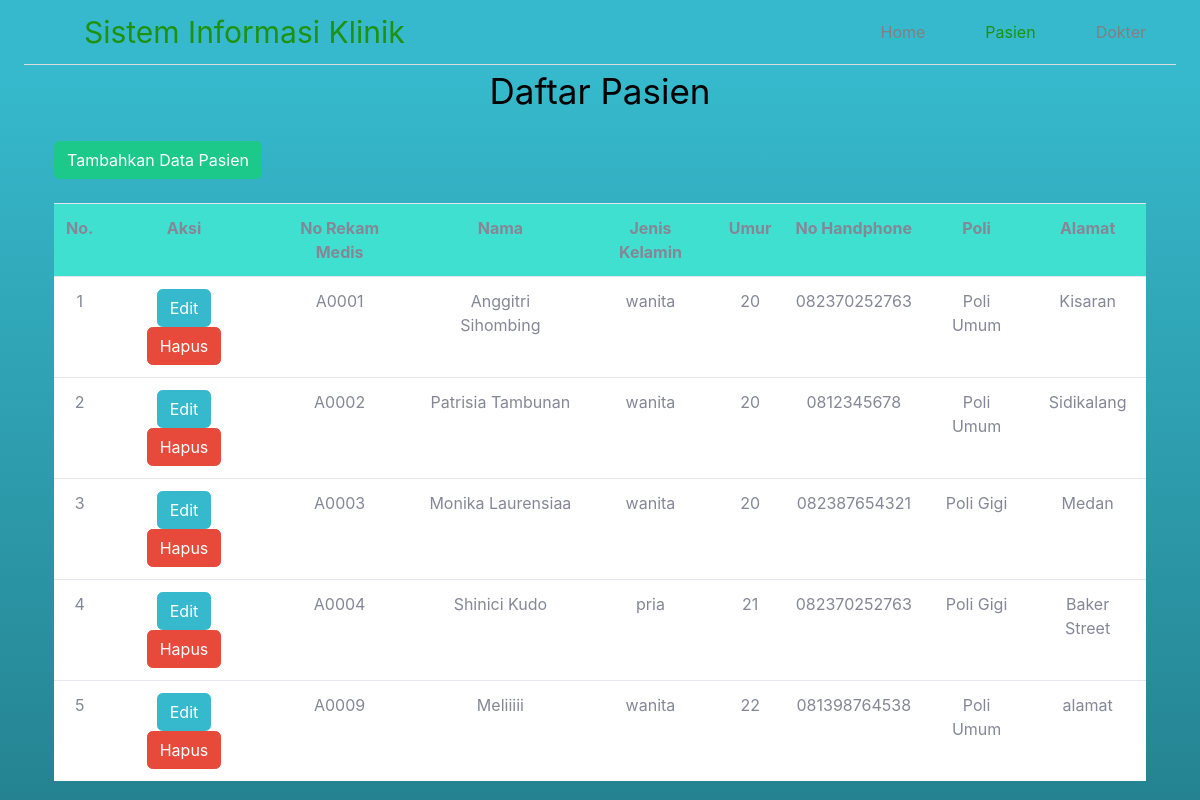
The page /tampilTabel.php on the database its author committed.
### tables this page shows
CREATE TABLE `pasien` (
  `id` int(11) NOT NULL,
  `no_rk` varchar(5) NOT NULL,
  `name` varchar(100) DEFAULT NULL,
  `gender` varchar(10) DEFAULT NULL,
  `age` int(3) DEFAULT NULL,
  `no_hp` varchar(14) DEFAULT NULL,
  `address` text DEFAULT NULL,
  `poli` varchar(20) DEFAULT NULL
);

### functions.php (called while the page is built, shortened)
<?php
include "connection.php";
function query($query){
    global $conn;
    $result = mysqli_query($conn , $query);
    $rows = [];
    while( $row = mysqli_fetch_assoc($result)){
        $rows[] = $row;
    }
    return $rows;
}

### tampilTabel.php (the view, shortened to what this page needs)
<?php
require 'functions.php';
$pasien = query("SELECT * from pasien");
?>
<!DOCTYPE html>
<html>
<div class="container-fluid" >
<head>
  <link rel="stylesheet" type="text/css" href="stylesheet.css">
</head>
<body class="bg-gradient-info">
  <div class="header">
    <div class="header-left">Sistem Informasi Klinik</div>
    <div class="header-right">
      <ul>
        <li>Home</li>
        <li class="selected">Pasien</li>
        <li>Dokter</li>
      </ul>
    </div>
  </div>
<div class="container">
<h1 class="title">Daftar Pasien </h1>
<a href="index.php"><button type="button" class=" btn btn-success mt-3">Tambahkan Data Pasien</button></a>
<table class=" text-center table table-hover mt-4" style="background-color: white" align="center">
    <tr class="table" style="background-color:#40E0D0" >
        <th> No. </th>
        <th> Aksi </th>
        <th> No Rekam Medis </th>
        <th> Nama </th>
        <th> Jenis Kelamin </th>
        <th> Umur </umur>
        <th> No Handphone </th>
        <th> Poli </th>
        <th> Alamat </th>
    </tr>
    <?php $i = 1; ?>
    <?php foreach ($pasien as $psn ): ?>
    <tr>
        <td> <?= $i; ?> </td>
        <td>
            <a href="ubah.php?id=<?= $psn["id"]; ?>"><button type="submit" class="btn btn-info">Edit</button></a>
            <a href="hapus.php?id=<?= $psn["id"]; ?>"><button type="submit" class="btn btn-danger">Hapus</button></a>
        </td>
        <td><?= $psn["no_rk"]; ?></td>
        <td><?= $psn["name"]; ?></td>
        <td><?= $psn["gender"]; ?></td>
        <td><?= $psn["age"]; ?></td>
        <td><?= $psn["no_hp"]; ?></td>
        <td><?= $psn["poli"]; ?></td>
        <td><?= $psn["address"]; ?></td>
    </tr>
    <?php $i++; ?>
    <?php endforeach; ?>
</table>
</div>
</div>
</body>
</html>

### rows shown on the page
pasien: no_rk "A0001", name "Anggitri Sihombing", gender "wanita", age "20", no_hp "082370252763", poli "Poli Umum", address "Kisaran"
pasien: no_rk "A0002", name "Patrisia Tambunan", gender "wanita", age "20", no_hp "0812345678", poli "Poli Umum", address "Sidikalang"
pasien: no_rk "A0003", name "Monika Laurensiaa", gender "wanita", age "20", no_hp "082387654321", poli "Poli Gigi", address "Medan"
pasien: no_rk "A0004", name "Shinici Kudo", gender "pria", age "21", no_hp "082370252763", poli "Poli Gigi", address "Baker Street"
pasien: no_rk "A0009", name "Meliiiii", gender "wanita", age "22", no_hp "081398764538", poli "Poli Umum", address "alamat"
